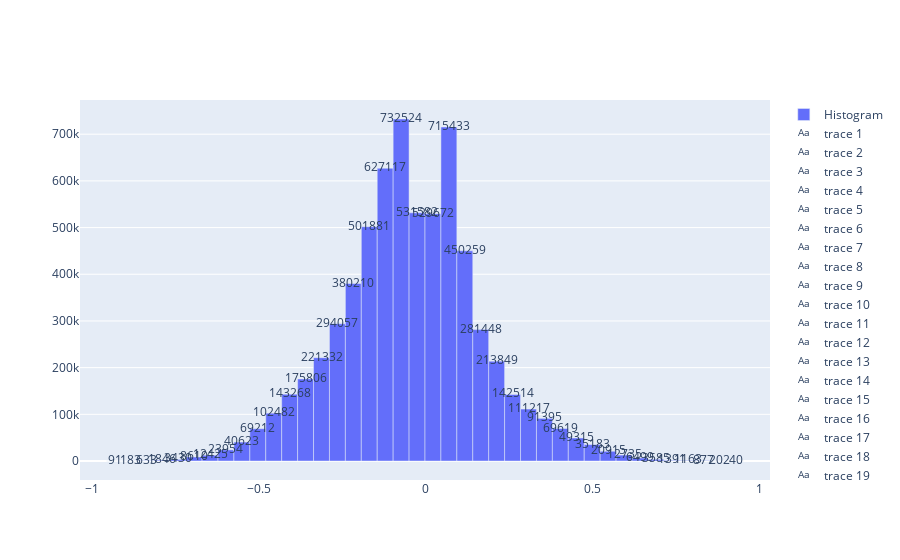

Notebook cell for this chart:
### Code cell
# Plot the figure
counts, bins = np.histogram(df_interest['ScoreChange'], bins=40)
bin_midpoints = bins[:-1] + np.diff(bins)/2

fig = go.Figure()

fig.add_trace(go.Bar(
    x=bin_midpoints,
    y=counts,
    width=np.diff(bins), # makes bars have correct widths
    name='Histogram'
))
# add text labels for counts
for i in range(len(counts)):
    fig.add_trace(go.Scatter(
        x=[bin_midpoints[i]],
        y=[counts[i]],
        text=[str(counts[i])],
        mode='text',
    ))

fig.show()

### Figure 1 — Plotly figure (JSON) as saved in the notebook; plotly's stock layout.template omitted (floating-point values rounded to 4 significant figures)
{"data": [{"name": "Histogram", "type": "bar", "width": [0.04769, 0.04769, 0.04769, 0.04769, 0.04769, 0.04769, 0.04769, 0.04769, 0.04769, 0.04769, 0.04769, 0.04769, 0.04769, 0.04769, 0.04769, 0.04769, 0.04769, 0.04769, 0.04769, 0.04769, 0.04769, 0.04769, 0.04769, 0.04769, 0.04769, 0.04769, 0.04769, 0.04769, 0.04769, 0.04769, 0.04769, 0.04769, 0.04769, 0.04769, 0.04769, 0.04769, 0.04769, 0.04769, 0.04769, 0.04769], "x": [-0.9328, -0.8851, -0.8375, -0.7898, -0.7421, -0.6944, -0.6467, -0.599, -0.5513, -0.5036, -0.456, -0.4083, -0.3606, -0.3129, -0.2652, -0.2175, -0.1698, -0.1221, -0.07445, -0.02676, 0.02092, 0.06861, 0.1163, 0.164, 0.2117, 0.2594, 0.307, 0.3547, 0.4024, 0.4501, 0.4978, 0.5455, 0.5932, 0.6409, 0.6886, 0.7362, 0.7839, 0.8316, 0.8793, 0.927], "y": [91, 183, 633, 1846, 3430, 8610, 12425, 23954, 40623, 69212, 102482, 143268, 175806, 221332, 294057, 380210, 501881, 627117, 732524, 531582, 529672, 715433, 450259, 281448, 213849, 142514, 111217, 91395, 69619, 49315, 35183, 20915, 12735, 6499, 3585, 1391, 1163, 877, 202, 40]}, {"mode": "text", "text": ["91"], "type": "scatter", "x": [-0.9328], "y": [91]}, {"mode": "text", "text": ["183"], "type": "scatter", "x": [-0.8851], "y": [183]}, {"mode": "text", "text": ["633"], "type": "scatter", "x": [-0.8375], "y": [633]}, {"mode": "text", "text": ["1846"], "type": "scatter", "x": [-0.7898], "y": [1846]}, {"mode": "text", "text": ["3430"], "type": "scatter", "x": [-0.7421], "y": [3430]}, {"mode": "text", "text": ["8610"], "type": "scatter", "x": [-0.6944], "y": [8610]}, {"mode": "text", "text": ["12425"], "type": "scatter", "x": [-0.6467], "y": [12425]}, {"mode": "text", "text": ["23954"], "type": "scatter", "x": [-0.599], "y": [23954]}, {"mode": "text", "text": ["40623"], "type": "scatter", "x": [-0.5513], "y": [40623]}, {"mode": "text", "text": ["69212"], "type": "scatter", "x": [-0.5036], "y": [69212]}, {"mode": "text", "text": ["102482"], "type": "scatter", "x": [-0.456], "y": [102482]}, {"mode": "text", "text": ["143268"], "type": "scatter", "x": [-0.4083], "y": [143268]}, {"mode": "text", "text": ["175806"], "type": "scatter", "x": [-0.3606], "y": [175806]}, {"mode": "text", "text": ["221332"], "type": "scatter", "x": [-0.3129], "y": [221332]}, {"mode": "text", "text": ["294057"], "type": "scatter", "x": [-0.2652], "y": [294057]}, {"mode": "text", "text": ["380210"], "type": "scatter", "x": [-0.2175], "y": [380210]}, {"mode": "text", "text": ["501881"], "type": "scatter", "x": [-0.1698], "y": [501881]}, {"mode": "text", "text": ["627117"], "type": "scatter", "x": [-0.1221], "y": [627117]}, {"mode": "text", "text": ["732524"], "type": "scatter", "x": [-0.07445], "y": [732524]}, {"mode": "text", "text": ["531582"], "type": "scatter", "x": [-0.02676], "y": [531582]}, {"mode": "text", "text": ["529672"], "type": "scatter", "x": [0.02092], "y": [529672]}, {"mode": "text", "text": ["715433"], "type": "scatter", "x": [0.06861], "y": [715433]}, {"mode": "text", "text": ["450259"], "type": "scatter", "x": [0.1163], "y": [450259]}, {"mode": "text", "text": ["281448"], "type": "scatter", "x": [0.164], "y": [281448]}, {"mode": "text", "text": ["213849"], "type": "scatter", "x": [0.2117], "y": [213849]}, {"mode": "text", "text": ["142514"], "type": "scatter", "x": [0.2594], "y": [142514]}, {"mode": "text", "text": ["111217"], "type": "scatter", "x": [0.307], "y": [111217]}, {"mode": "text", "text": ["91395"], "type": "scatter", "x": [0.3547], "y": [91395]}, {"mode": "text", "text": ["69619"], "type": "scatter", "x": [0.4024], "y": [69619]}, {"mode": "text", "text": ["49315"], "type": "scatter", "x": [0.4501], "y": [49315]}, {"mode": "text", "text": ["35183"], "type": "scatter", "x": [0.4978], "y": [35183]}, {"mode": "text", "text": ["20915"], "type": "scatter", "x": [0.5455], "y": [20915]}, {"mode": "text", "text": ["12735"], "type": "scatter", "x": [0.5932], "y": [12735]}, {"mode": "text", "text": ["6499"], "type": "scatter", "x": [0.6409], "y": [6499]}, {"mode": "text", "text": ["3585"], "type": "scatter", "x": [0.6886], "y": [3585]}, {"mode": "text", "text": ["1391"], "type": "scatter", "x": [0.7362], "y": [1391]}, {"mode": "text", "text": ["1163"], "type": "scatter", "x": [0.7839], "y": [1163]}, {"mode": "text", "text": ["877"], "type": "scatter", "x": [0.8316], "y": [877]}, {"mode": "text", "text": ["202"], "type": "scatter", "x": [0.8793], "y": [202]}, {"mode": "text", "text": ["40"], "type": "scatter", "x": [0.927], "y": [40]}], "layout": {"autosize": true, "xaxis": {"autorange": true, "range": [-1.036, 1.03], "type": "linear"}, "yaxis": {"autorange": true, "range": [-40650.0, 773200.0], "type": "linear"}}}
